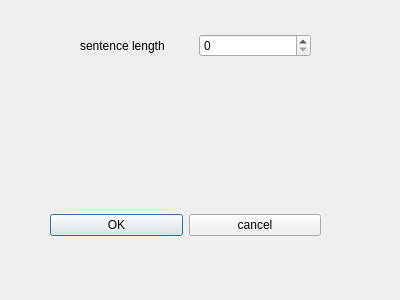
<?xml version="1.0" encoding="UTF-8"?>
<ui version="4.0">
 <class>Setting</class>
 <widget class="QDialog" name="Setting">
  <property name="geometry">
   <rect>
    <x>0</x>
    <y>0</y>
    <width>400</width>
    <height>300</height>
   </rect>
  </property>
  <property name="windowTitle">
   <string>Dialog</string>
  </property>
  <widget class="QWidget" name="">
   <property name="geometry">
    <rect>
     <x>50</x>
     <y>200</y>
     <width>271</width>
     <height>51</height>
    </rect>
   </property>
   <layout class="QHBoxLayout" name="horizontalLayout">
    <item>
     <widget class="QPushButton" name="pushButton_OK">
      <property name="text">
       <string>OK</string>
      </property>
     </widget>
    </item>
    <item>
     <widget class="QPushButton" name="pushButton_can">
      <property name="text">
       <string>cancel</string>
      </property>
     </widget>
    </item>
   </layout>
  </widget>
  <widget class="QWidget" name="">
   <property name="geometry">
    <rect>
     <x>80</x>
     <y>20</y>
     <width>231</width>
     <height>51</height>
    </rect>
   </property>
   <layout class="QHBoxLayout" name="horizontalLayout_2">
    <item>
     <widget class="QLabel" name="label">
      <property name="text">
       <string>sentence length</string>
      </property>
     </widget>
    </item>
    <item>
     <widget class="QSpinBox" name="spinBox"/>
    </item>
   </layout>
  </widget>
 </widget>
 <resources/>
 <connections/>
</ui>
